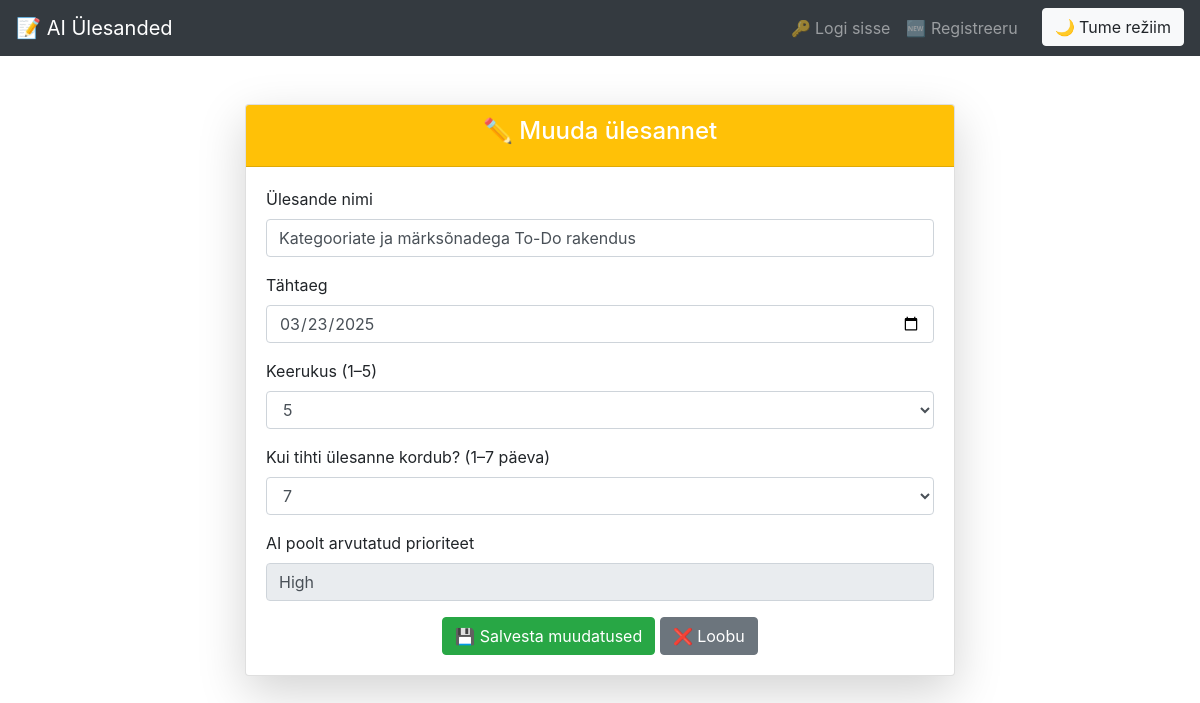
The page /edit/5/ on the database its author committed.
### tasks/models.py (models this page shows, shortened)
class Task(models.Model):
    PRIORITY_CHOICES = [
        ('Low', 'Madal'),
        ('Medium', 'Keskmine'),
        ('High', 'Kõrge'),
    ]
    user = models.ForeignKey(User, on_delete=models.CASCADE)
    title = models.CharField(max_length=255)
    description = models.TextField(blank=True, null=True)
    due_date = models.DateField()
    complexity = models.IntegerField(default=1)  # 1-5 skaalal
    frequency = models.IntegerField(default=1)  # Kui tihti ülesanne esineb (1-7 päeva)
    priority = models.CharField(max_length=10, choices=PRIORITY_CHOICES, default='Medium')
    created_at = models.DateTimeField(auto_now_add=True)

### tasks/views.py (the view, shortened to what this page needs)
# urls.py: path('edit/<int:task_id>/', edit_task, name='edit_task'),  # Lisa edit_task URL
def edit_task(request, task_id):
    task = get_object_or_404(Task, id=task_id)
    return render(request, 'tasks/edit_task.html', {'task': task})

### tasks/templates/tasks/edit_task.html (shortened to what this page needs)
{% extends 'tasks/base.html' %}
{% block content %}
<div class="container mt-5">
    <div class="row justify-content-center">
        <div class="col-md-8">
            <div class="card shadow-lg">
                <div class="card-header bg-warning text-white text-center">
                    <h4>✏️ Muuda ülesannet</h4>
                </div>
                <div class="card-body">
                    <form method="POST">
                        <div class="form-group">
                            <label for="title">Ülesande nimi</label>
                            <input type="text" class="form-control" id="title" name="title" required value="{{ task.title }}">
                        </div>
                        <div class="form-group">
                            <label for="due_date">Tähtaeg</label>
                            <input type="date" class="form-control" id="due_date" name="due_date" required value="{{ task.due_date|date:'Y-m-d' }}">
                        </div>
                        <div class="form-group">
                            <label for="complexity">Keerukus (1–5)</label>
                            <select class="form-control" id="complexity" name="complexity" required>
                                {% for i in "12345" %}
                                    <option value="{{ i }}" {% if task.complexity == i|add:"0" %}selected{% endif %}>{{ i }}</option>
                                {% endfor %}
                            </select>
                        </div>
                        <div class="form-group">
                            <label for="frequency">Kui tihti ülesanne kordub? (1–7 päeva)</label>
                            <select class="form-control" id="frequency" name="frequency" required>
                                {% for i in "1234567" %}
                                    <option value="{{ i }}" {% if task.frequency == i|add:"0" %}selected{% endif %}>{{ i }}</option>
                                {% endfor %}
                            </select>
                        </div>
                        <div class="form-group">
                            <label for="priority">AI poolt arvutatud prioriteet</label>
                            <input type="text" class="form-control" id="priority" name="priority" readonly value="{{ task.priority }}">
                        </div>
                        <div class="text-center">
                            <button type="submit" class="btn btn-success">💾 Salvesta muudatused</button>
                            <a href="{% url 'task_list' %}" class="btn btn-secondary">❌ Loobu</a>
                        </div>
                    </form>
                </div>
            </div>
        </div>
    </div>
</div>
{% endblock %}

### tasks/templates/tasks/base.html (style rules this page uses)
body { transition: background 0.3s, color 0.3s; }

### rows shown on the page
Task: title "Kategooriate ja märksõnadega To-Do rakendus", due_date "03/23/2025", complexity "5", frequency "7", priority "High"
